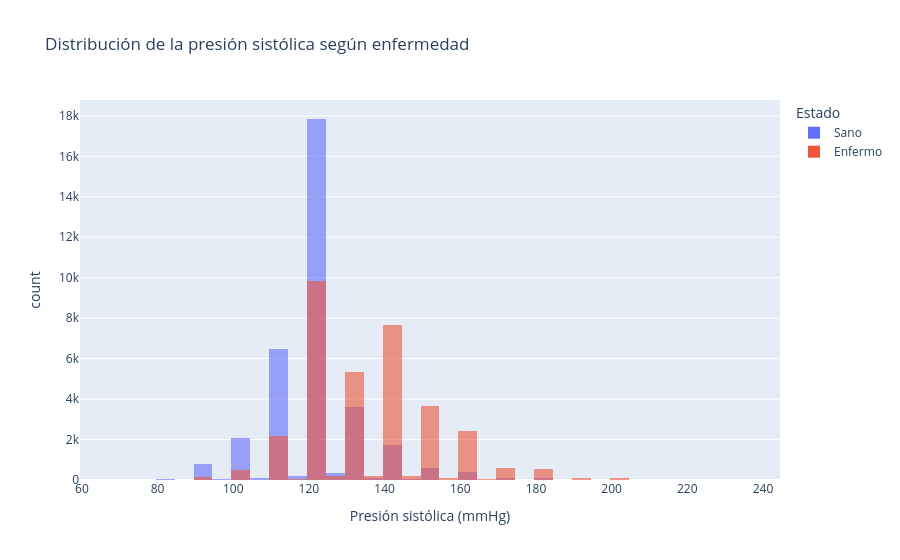

Notebook code for this chart:
### Markdown cell above
## Grafico INTERACTIVO

### Code cell
import plotly.express as px

datos["enfermedad"] = datos["cardio"].map({0: "Sano", 1: "Enfermo"})

fig = px.histogram(datos, x="ap_hi", color="enfermedad", barmode="overlay",
                   nbins=50, opacity=0.6,
                   labels={"ap_hi": "Presión sistólica (mmHg)", "enfermedad": "Estado"},
                   title="Distribución de la presión sistólica según enfermedad")
fig.show()

### Figure 1 — Plotly figure (JSON) as saved in the notebook; plotly's stock layout.template omitted (floating-point values rounded to 4 significant figures; data arrays with more than 128 entries replaced by an {"elided": "..."} marker saying what was removed)
{"data": [{"bingroup": "x", "hovertemplate": "Estado=Sano<br>Presión sistólica (mmHg)=%{x}<br>count=%{y}<extra></extra>", "legendgroup": "Sano", "marker": {"color": "#636efa", "opacity": 0.6, "pattern": {"shape": ""}}, "name": "Sano", "nbinsx": 50, "orientation": "v", "showlegend": true, "type": "histogram", "x": {"elided": "34661 int values"}, "xaxis": "x", "yaxis": "y"}, {"bingroup": "x", "hovertemplate": "Estado=Enfermo<br>Presión sistólica (mmHg)=%{x}<br>count=%{y}<extra></extra>", "legendgroup": "Enfermo", "marker": {"color": "#EF553B", "opacity": 0.6, "pattern": {"shape": ""}}, "name": "Enfermo", "nbinsx": 50, "orientation": "v", "showlegend": true, "type": "histogram", "x": {"elided": "33947 int values"}, "xaxis": "x", "yaxis": "y"}], "layout": {"barmode": "overlay", "legend": {"title": {"text": "Estado"}, "tracegroupgap": 0}, "title": {"text": "Distribución de la presión sistólica según enfermedad"}, "xaxis": {"anchor": "y", "domain": [0, 1], "title": {"text": "Presión sistólica (mmHg)"}}, "yaxis": {"anchor": "x", "domain": [0, 1], "title": {"text": "count"}}}}
